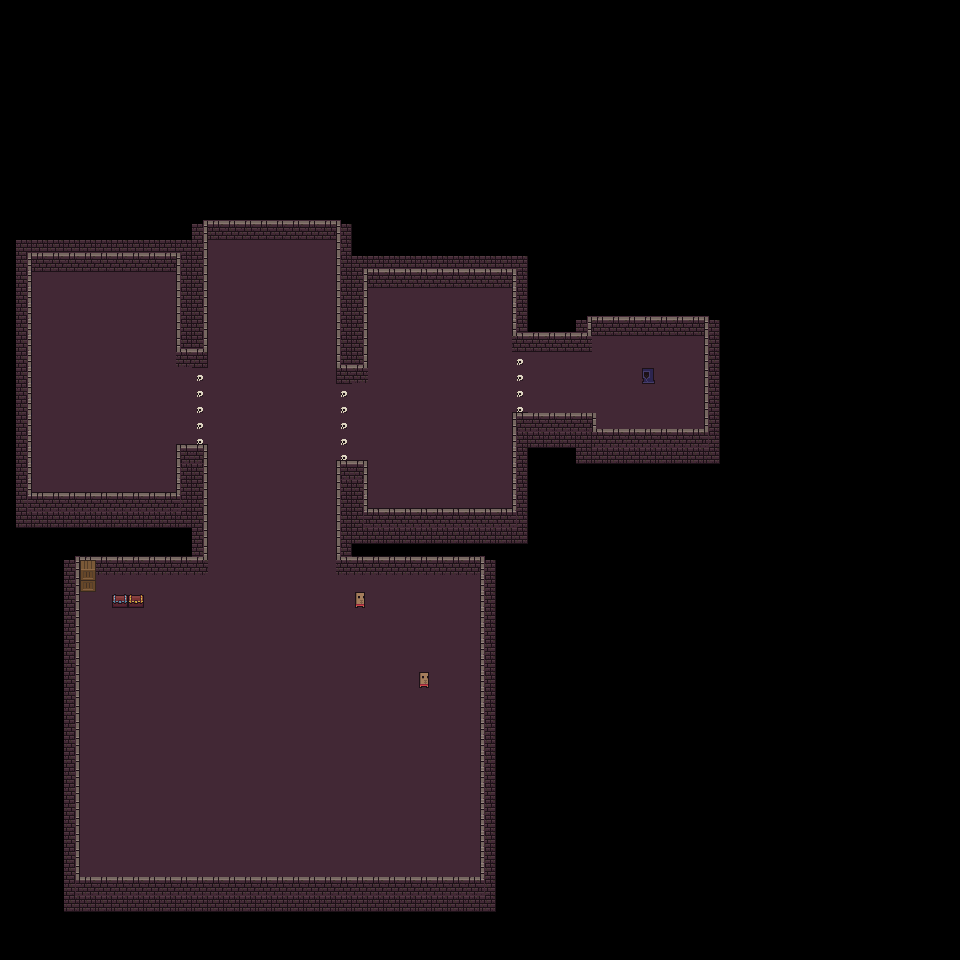

This is a level from a 2D game, rendered from its Tiled map with the project's own tilesets. A one-line summary and the map file follow, with tile-layer data summarised:
An orthogonal 60x60 tile map with 16x16 px tiles, 5 tile layers (invisible, bg, building-bg, building-fg, ...), 2 tilesets and 1 object (spawn).

<map version="1.2" tiledversion="2020.05.27" orientation="orthogonal" renderorder="right-down" width="60" height="60" tilewidth="16" tileheight="16" infinite="0" nextlayerid="8" nextobjectid="6">
 <properties>
  <property name="bg-layers" value="bg invisible building-bg" />
  <property name="fg-layers" value="fg building-fg" />
 </properties>
 <tileset firstgid="1" source="walls.tsx" />
 <tileset firstgid="257" source="buildings.tsx" />
 <objectgroup id="4" name="obj" locked="1">
  <object id="1" name="spawn" x="169.333" y="640.333">
   <point />
  </object>
 </objectgroup>
 <layer id="5" name="invisible" width="60" height="60" locked="1">
  <data>[3600 cells, 256 non-empty, 4 distinct tile ids]</data>
 </layer>
 <layer id="3" name="bg" width="60" height="60" locked="1">
  <data>[3600 cells, 1113 non-empty, 10 distinct tile ids]</data>
 </layer>
 <layer id="7" name="building-bg" width="60" height="60" locked="1">
  <data>[3600 cells, 6 non-empty, 2 distinct tile ids]</data>
 </layer>
 <layer id="6" name="building-fg" width="60" height="60" locked="1">
  <data>[3600 cells, 16 non-empty, 6 distinct tile ids]</data>
 </layer>
 <layer id="2" name="fg" width="60" height="60" locked="1">
  <data>[3600 cells, 282 non-empty, 17 distinct tile ids]</data>
 </layer>
</map>
